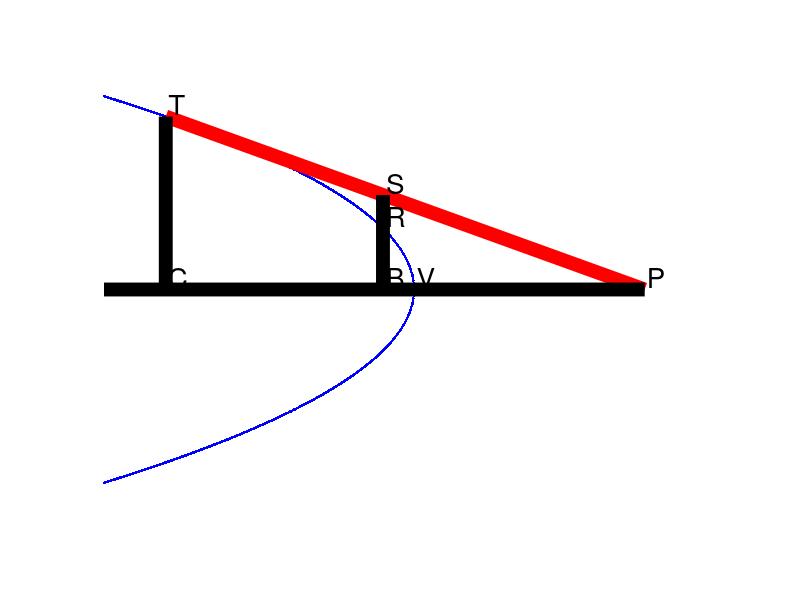

MATLAB code for this plot:
Sinistra = 1000;
Res = 1000;
Spessore = 10;
Tangenza = Res/5;
Intersezione = 900;
dx = 10;
dy = 2;

x = linspace(- Sinistra,0,Res);
y = sqrt(- x);
Xpar = [x, x];
Ypar = [y, -y];

Xtan = x(Tangenza);
Ytan = y(Tangenza);
Xint = x(Intersezione);
Yint = y(Intersezione);

Destra = - Xtan - 2 * Ytan;
Yintpar = (-Xint + Destra) * Ytan / (-Xtan + Destra);

Immagine = figure("visible","off");
axis off;
hold on;
plot(Xpar,Ypar,".b")
plot([Destra Xtan],[0 Ytan], "-r", "linewidth", Spessore);
plot([Xtan Xtan],[0 Ytan], "-k", "linewidth", Spessore);
plot([Xint Xint],[0 Yintpar], "-k", "linewidth", Spessore);
plot([- Sinistra Destra],[0 0], "-k", "linewidth", Spessore);
text([Xtan Xtan Xint Xint Xint Destra 0] + dx, [Ytan 0 Yintpar Yint 0 0 0] + dy, {"T" "C" "S" "R" "B" "P" "V"}, "fontsize", 20);
print(Immagine, "Immagine_Tangenti_Fermat.png");
